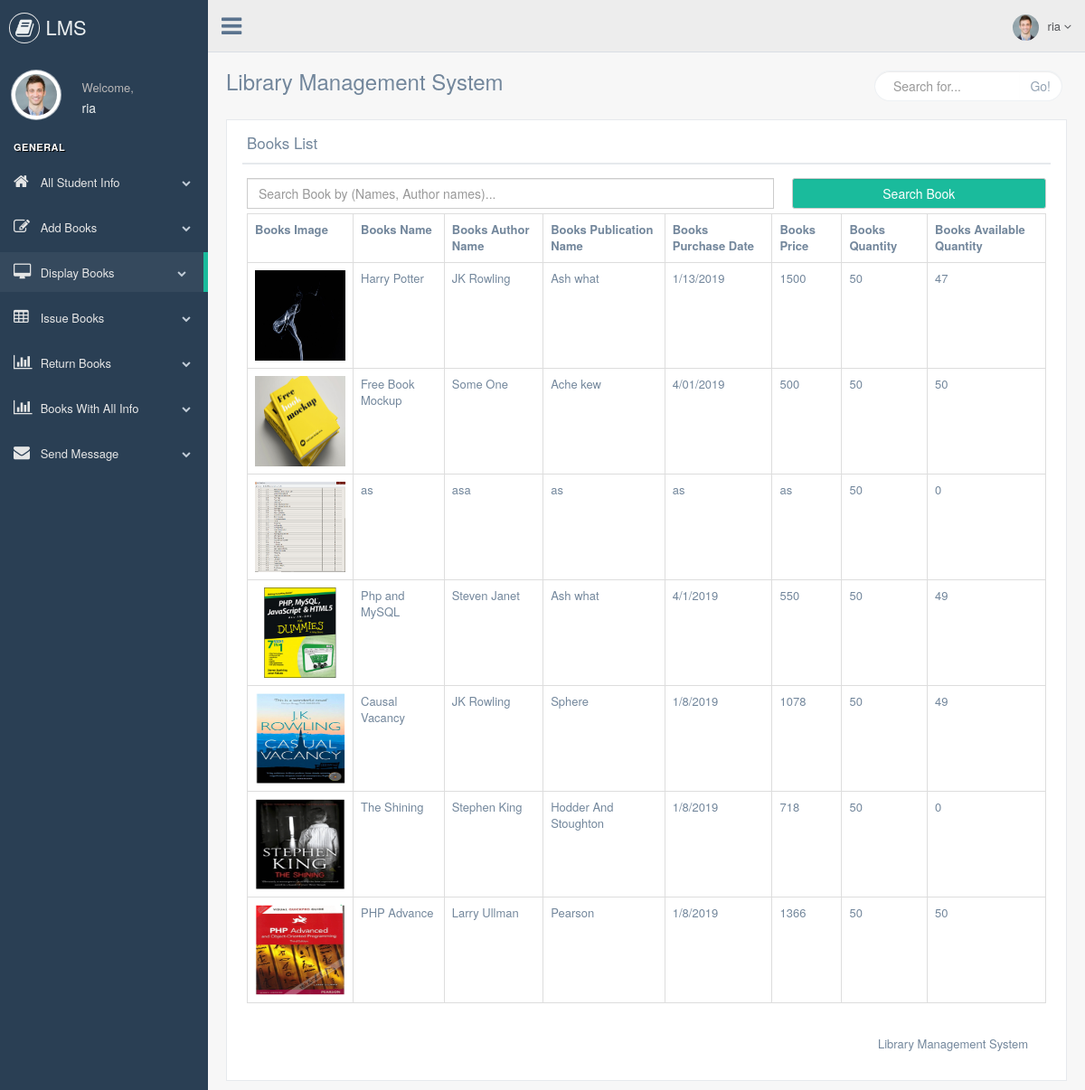
/librarian/display_books.php (signed in), run on the app's committed database.
### tables this page shows
CREATE TABLE `add_books` (
  `id` int(5) NOT NULL,
  `books_name` varchar(50) NOT NULL,
  `books_author_name` varchar(50) NOT NULL,
  `books_publication_name` varchar(50) NOT NULL,
  `books_image` varchar(500) NOT NULL,
  `books_purchase_date` varchar(34) NOT NULL,
  `books_price` varchar(34) NOT NULL,
  `books_qty` int(50) NOT NULL,
  `available_qty` int(50) NOT NULL,
  `librarian_username` varchar(50) NOT NULL
);

### librarian/display_books.php (the view, shortened to what this page needs)
<?php
include "header.php";
    ?>
    <?php
include "connection.php";
?>
<div class="right_col" role="main">
    <div class="">
        <div class="page-title">
            <div class="title_left">
                <h3>Library Management System</h3>
            </div>
            <div class="title_right">
                <div class="col-md-5 col-sm-5 col-xs-12 form-group pull-right top_search">
                    <div class="input-group">
                        <input type="text" class="form-control" placeholder="Search for...">
                        <span class="input-group-btn">
                            <button class="btn btn-default" type="button">Go!</button>
                        </span>
                    </div>
                </div>
            </div>
        </div>
        <div class="clearfix"></div>
        <div class="row" style="min-height:500px">
            <div class="col-md-12 col-sm-12 col-xs-12">
                <div class="x_panel">
                    <div class="x_title">
                        <h2>Books List</h2>
                        <div class="clearfix"></div>
                    </div>
                    <div class="x_content">
                        <form name="form1" class="" action="" method="post">
                            <div class="row">
                                <div class="col-md-8 col-sm-8 col-xs-8">
                                    <input type="text" class="form-control"  name="s1" placeholder="Search Book by (Names, Author names)..." value="">
                                </div>
                                <div class="col-md-4 col-sm-4 col-xs-4">
                                    <input type="submit" name="submit1" class="btn btn-default submit form-control" value="Search Book" style="background-color:#1ABB9C; color:white;"></input>
                                </div>
                            </div>
                        </form>
                        <?php
                        if(isset($_POST['submit1'])){
                            $res = mysqli_query($link, "SELECT * FROM add_books WHERE (books_name) LIKE ('%$_POST[s1]%') OR (books_author_name) LIKE '%$_POST[s1]%' ");
                            echo "<table class='table table-bordered'>";
                            echo "<tr>";
                            echo "<th>"; echo "Books Image"; echo "</th>";
                            echo "<th>"; echo "Books Name"; echo "</th>";
                            echo "<th>"; echo "Books Author Name"; echo "</th>";
                            echo "<th>"; echo "Books Publication Name"; echo "</th>";
                            echo "<th>"; echo "Books Purchase Date"; echo "</th>";
                            echo "<th>"; echo "Books Price"; echo "</th>";
                            echo "<th>"; echo "Books Quantity"; echo "</th>";
                            echo "<th>"; echo "Books Available Quantity"; echo "</th>";
                            echo "</tr>";
                            while($row = mysqli_fetch_array($res)){
                                echo "<tr>";
                                echo "<td>"; ?> <img src="<?php echo $row['books_image']; ?>" height="100" width="100" alt=""> <?php echo "</td>";
                                echo "<td>"; echo $row['books_name']; echo "</td>";
                                echo "<td>"; echo $row['books_author_name']; echo "</td>";
                                echo "<td>"; echo $row['books_publication_name']; echo "</td>";
                                echo "<td>"; echo $row['books_purchase_date']; echo "</td>";
                                echo "<td>"; echo $row['books_price']; echo "</td>";
                                echo "<td>"; echo $row['books_qty']; echo "</td>";
                                echo "<td>"; echo $row['available_qty']; echo "</td>";
                                echo "</tr>";
                            }
                            echo "<table>";
                        } else{
                            $res = mysqli_query($link, "select * from add_books");
                            echo "<table class='table table-bordered'>";
                            echo "<tr>";
                            echo "<th>"; echo "Books Image"; echo "</th>";
                            echo "<th>"; echo "Books Name"; echo "</th>";
                            echo "<th>"; echo "Books Author Name"; echo "</th>";
                            echo "<th>"; echo "Books Publication Name"; echo "</th>";
                            echo "<th>"; echo "Books Purchase Date"; echo "</th>";
                            echo "<th>"; echo "Books Price"; echo "</th>";
                            echo "<th>"; echo "Books Quantity"; echo "</th>";
                            echo "<th>"; echo "Books Available Quantity"; echo "</th>";
                            echo "</tr>";
                            while($row = mysqli_fetch_array($res)){
                                echo "<tr>";
                                echo "<td>"; ?> <img src="<?php echo $row['books_image']; ?>" height="100" width="100" alt=""> <?php echo "</td>";
                                echo "<td>"; echo $row['books_name']; echo "</td>";
                                echo "<td>"; echo $row['books_author_name']; echo "</td>";
                                echo "<td>"; echo $row['books_publication_name']; echo "</td>";
                                echo "<td>"; echo $row['books_purchase_date']; echo "</td>";
                                echo "<td>"; echo $row['books_price']; echo "</td>";
                                echo "<td>"; echo $row['books_qty']; echo "</td>";
                                echo "<td>"; echo $row['available_qty']; echo "</td>";
                                echo "</tr>";
                            }
                        }
                        ?>
                    </div>
                </div>
            </div>
        </div>
    </div>
</div>
<?php include "footer.php"; ?>

### data on the page
add_books: books_image (picture), books_name "Harry Potter", books_author_name "JK Rowling", books_publication_name "Ash what", books_purchase_date "1/13/2019", books_price "1500", books_qty "50", available_qty "47"
add_books: books_image (picture), books_name "Free Book Mockup", books_author_name "Some One", books_publication_name "Ache kew", books_purchase_date "4/01/2019", books_price "500", books_qty "50", available_qty "50"
add_books: books_image (picture), books_name "as", books_author_name "asa", books_publication_name "as", books_purchase_date "as", books_price "as", books_qty "50", available_qty "0"
add_books: books_image (picture), books_name "Php and MySQL", books_author_name "Steven Janet", books_publication_name "Ash what", books_purchase_date "4/1/2019", books_price "550", books_qty "50", available_qty "49"
add_books: books_image (picture), books_name "Causal Vacancy", books_author_name "JK Rowling", books_publication_name "Sphere", books_purchase_date "1/8/2019", books_price "1078", books_qty "50", available_qty "49"
add_books: books_image (picture), books_name "The Shining", books_author_name "Stephen King", books_publication_name "Hodder And Stoughton", books_purchase_date "1/8/2019", books_price "718", books_qty "50", available_qty "0"
add_books: books_image (picture), books_name "PHP Advance", books_author_name "Larry Ullman", books_publication_name "Pearson", books_purchase_date "1/8/2019", books_price "1366", books_qty "50", available_qty "50"

### other printed values
$_SESSION['librarian'] "ria"
